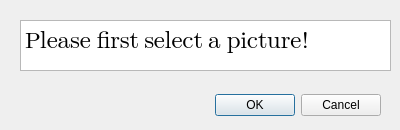
<?xml version="1.0" encoding="UTF-8"?>
<ui version="4.0">
 <class>Select_pic_first</class>
 <widget class="QDialog" name="Select_pic_first">
  <property name="geometry">
   <rect>
    <x>0</x>
    <y>0</y>
    <width>400</width>
    <height>130</height>
   </rect>
  </property>
  <property name="windowTitle">
   <string>Error</string>
  </property>
  <widget class="QDialogButtonBox" name="buttonBox">
   <property name="geometry">
    <rect>
     <x>50</x>
     <y>90</y>
     <width>331</width>
     <height>31</height>
    </rect>
   </property>
   <property name="orientation">
    <enum>Qt::Horizontal</enum>
   </property>
   <property name="standardButtons">
    <set>QDialogButtonBox::Cancel|QDialogButtonBox::Ok</set>
   </property>
  </widget>
  <widget class="QPlainTextEdit" name="plainTextEdit">
   <property name="geometry">
    <rect>
     <x>20</x>
     <y>20</y>
     <width>371</width>
     <height>51</height>
    </rect>
   </property>
   <property name="font">
    <font>
     <family>Apple Color Emoji</family>
     <pointsize>18</pointsize>
    </font>
   </property>
   <property name="plainText">
    <string>Please first select a picture!</string>
   </property>
  </widget>
 </widget>
 <resources/>
 <connections>
  <connection>
   <sender>buttonBox</sender>
   <signal>accepted()</signal>
   <receiver>Select_pic_first</receiver>
   <slot>accept()</slot>
   <hints>
    <hint type="sourcelabel">
     <x>248</x>
     <y>254</y>
    </hint>
    <hint type="destinationlabel">
     <x>157</x>
     <y>274</y>
    </hint>
   </hints>
  </connection>
  <connection>
   <sender>buttonBox</sender>
   <signal>rejected()</signal>
   <receiver>Select_pic_first</receiver>
   <slot>reject()</slot>
   <hints>
    <hint type="sourcelabel">
     <x>316</x>
     <y>260</y>
    </hint>
    <hint type="destinationlabel">
     <x>286</x>
     <y>274</y>
    </hint>
   </hints>
  </connection>
 </connections>
</ui>
